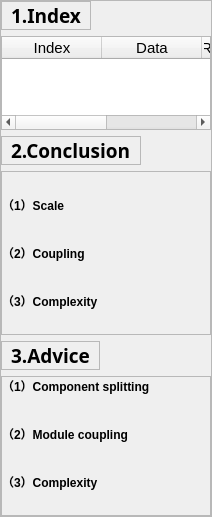
                              <widget class="QWidget" name="scrollAreaWidgetContents_11">
                               <property name="geometry">
                                <rect>
                                 <x>0</x>
                                 <y>0</y>
                                 <width>212</width>
                                 <height>517</height>
                                </rect>
                               </property>
                               <property name="sizePolicy">
                                <sizepolicy hsizetype="Preferred" vsizetype="Expanding">
                                 <horstretch>0</horstretch>
                                 <verstretch>10</verstretch>
                                </sizepolicy>
                               </property>
                               <layout class="QVBoxLayout" name="verticalLayout_61">
                                <property name="leftMargin">
                                 <number>0</number>
                                </property>
                                <property name="topMargin">
                                 <number>0</number>
                                </property>
                                <property name="rightMargin">
                                 <number>0</number>
                                </property>
                                <property name="bottomMargin">
                                 <number>0</number>
                                </property>
                                <item>
                                 <widget class="QFrame" name="frame_53">
                                  <property name="sizePolicy">
                                   <sizepolicy hsizetype="Preferred" vsizetype="Expanding">
                                    <horstretch>0</horstretch>
                                    <verstretch>18</verstretch>
                                   </sizepolicy>
                                  </property>
                                  <property name="frameShape">
                                   <enum>QFrame::StyledPanel</enum>
                                  </property>
                                  <property name="frameShadow">
                                   <enum>QFrame::Raised</enum>
                                  </property>
                                  <layout class="QVBoxLayout" name="verticalLayout_62">
                                   <property name="leftMargin">
                                    <number>0</number>
                                   </property>
                                   <property name="topMargin">
                                    <number>0</number>
                                   </property>
                                   <property name="rightMargin">
                                    <number>0</number>
                                   </property>
                                   <property name="bottomMargin">
                                    <number>0</number>
                                   </property>
                                   <item alignment="Qt::AlignLeft">
                                    <widget class="QFrame" name="frame_105">
                                     <property name="sizePolicy">
                                      <sizepolicy hsizetype="Preferred" vsizetype="Preferred">
                                       <horstretch>0</horstretch>
                                       <verstretch>0</verstretch>
                                      </sizepolicy>
                                     </property>
                                     <property name="frameShape">
                                      <enum>QFrame::StyledPanel</enum>
                                     </property>
                                     <property name="frameShadow">
                                      <enum>QFrame::Raised</enum>
                                     </property>
                                     <layout class="QHBoxLayout" name="horizontalLayout_92">
                                      <property name="topMargin">
                                       <number>0</number>
                                      </property>
                                      <property name="bottomMargin">
                                       <number>0</number>
                                      </property>
                                      <item alignment="Qt::AlignHCenter">
                                       <widget class="QLabel" name="label_52">
                                        <property name="font">
                                         <font>
                                          <family>黑体</family>
                                          <pointsize>14</pointsize>
                                          <weight>75</weight>
                                          <bold>true</bold>
                                         </font>
                                        </property>
                                        <property name="styleSheet">
                                         <string notr="true"/>
                                        </property>
                                        <property name="text">
                                         <string>1.Index</string>
                                        </property>
                                       </widget>
                                      </item>
                                     </layout>
                                    </widget>
                                   </item>
                                   <item>
                                    <widget class="QTableWidget" name="tableWidget_bc_report">
                                     <property name="sizePolicy">
                                      <sizepolicy hsizetype="Preferred" vsizetype="Preferred">
                                       <horstretch>0</horstretch>
                                       <verstretch>0</verstretch>
                                      </sizepolicy>
                                     </property>
                                     <property name="font">
                                      <font>
                                       <pointsize>11</pointsize>
                                      </font>
                                     </property>
                                     <property name="horizontalScrollBarPolicy">
                                      <enum>Qt::ScrollBarAsNeeded</enum>
                                     </property>
                                     <property name="autoScroll">
                                      <bool>true</bool>
                                     </property>
                                     <column>
                                      <property name="text">
                                       <string>Index</string>
                                      </property>
                                      <property name="font">
                                       <font>
                                        <pointsize>11</pointsize>
                                       </font>
                                      </property>
                                     </column>
                                     <column>
                                      <property name="text">
                                       <string>Data</string>
                                      </property>
                                      <property name="font">
                                       <font>
                                        <pointsize>11</pointsize>
                                       </font>
                                      </property>
                                     </column>
                                     <column>
                                      <property name="text">
                                       <string>Recommended</string>
                                      </property>
                                      <property name="font">
                                       <font>
                                        <pointsize>11</pointsize>
                                       </font>
                                      </property>
                                     </column>
                                     <column>
                                      <property name="text">
                                       <string>Description</string>
                                      </property>
                                      <property name="font">
                                       <font>
                                        <pointsize>11</pointsize>
                                       </font>
                                      </property>
                                     </column>
                                    </widget>
                                   </item>
                                   <item alignment="Qt::AlignLeft">
                                    <widget class="QFrame" name="frame_106">
                                     <property name="sizePolicy">
                                      <sizepolicy hsizetype="Preferred" vsizetype="Preferred">
                                       <horstretch>0</horstretch>
                                       <verstretch>0</verstretch>
                                      </sizepolicy>
                                     </property>
                                     <property name="frameShape">
                                      <enum>QFrame::StyledPanel</enum>
                                     </property>
                                     <property name="frameShadow">
                                      <enum>QFrame::Raised</enum>
                                     </property>
                                     <layout class="QHBoxLayout" name="horizontalLayout_93">
                                      <property name="topMargin">
                                       <number>0</number>
                                      </property>
                                      <property name="bottomMargin">
                                       <number>0</number>
                                      </property>
                                      <item alignment="Qt::AlignHCenter">
                                       <widget class="QLabel" name="label_69">
                                        <property name="font">
                                         <font>
                                          <family>黑体</family>
                                          <pointsize>14</pointsize>
                                          <weight>75</weight>
                                          <bold>true</bold>
                                         </font>
                                        </property>
                                        <property name="styleSheet">
                                         <string notr="true"/>
                                        </property>
                                        <property name="text">
                                         <string>2.Conclusion</string>
                                        </property>
                                       </widget>
                                      </item>
                                     </layout>
                                    </widget>
                                   </item>
                                   <item>
                                    <widget class="QFrame" name="frame_54">
                                     <property name="sizePolicy">
                                      <sizepolicy hsizetype="Preferred" vsizetype="Expanding">
                                       <horstretch>0</horstretch>
                                       <verstretch>0</verstretch>
                                      </sizepolicy>
                                     </property>
                                     <property name="frameShape">
                                      <enum>QFrame::StyledPanel</enum>
                                     </property>
                                     <property name="frameShadow">
                                      <enum>QFrame::Raised</enum>
                                     </property>
                                     <layout class="QVBoxLayout" name="verticalLayout_63">
                                      <property name="leftMargin">
                                       <number>0</number>
                                      </property>
                                      <property name="topMargin">
                                       <number>0</number>
                                      </property>
                                      <property name="rightMargin">
                                       <number>0</number>
                                      </property>
                                      <property name="bottomMargin">
                                       <number>0</number>
                                      </property>
                                      <item>
                                       <widget class="QLabel" name="label_report_bc_conclusion">
                                        <property name="font">
                                         <font>
                                          <family>微软雅黑</family>
                                          <pointsize>10</pointsize>
                                          <weight>50</weight>
                                          <bold>false</bold>
                                         </font>
                                        </property>
                                        <property name="text">
                                         <string/>
                                        </property>
                                       </widget>
                                      </item>
                                      <item>
                                       <widget class="QLabel" name="label_70">
                                        <property name="font">
                                         <font>
                                          <weight>75</weight>
                                          <bold>true</bold>
                                         </font>
                                        </property>
                                        <property name="text">
                                         <string>（1）Scale</string>
                                        </property>
                                       </widget>
                                      </item>
                                      <item>
                                       <widget class="QLabel" name="label_report_bc_conclusion_size">
                                        <property name="font">
                                         <font>
                                          <family>微软雅黑</family>
                                          <pointsize>10</pointsize>
                                          <weight>50</weight>
                                          <bold>false</bold>
                                         </font>
                                        </property>
                                        <property name="text">
                                         <string/>
                                        </property>
                                       </widget>
                                      </item>
                                      <item>
                                       <widget class="QLabel" name="label_71">
                                        <property name="font">
                                         <font>
                                          <weight>75</weight>
                                          <bold>true</bold>
                                         </font>
                                        </property>
                                        <property name="text">
                                         <string>（2）Coupling</string>
                                        </property>
                                       </widget>
                                      </item>
                                      <item>
                                       <widget class="QLabel" name="label_report_bc_conclusion_coupling">
                                        <property name="font">
                                         <font>
                                          <family>微软雅黑</family>
                                          <pointsize>10</pointsize>
                                          <weight>50</weight>
                                          <bold>false</bold>
                                         </font>
                                        </property>
                                        <property name="text">
                                         <string/>
                                        </property>
                                       </widget>
                                      </item>
                                      <item>
                                       <widget class="QLabel" name="label_72">
                                        <property name="font">
                                         <font>
                                          <weight>75</weight>
                                          <bold>true</bold>
                                         </font>
                                        </property>
                                        <property name="text">
                                         <string>（3）Complexity</string>
                                        </property>
                                       </widget>
                                      </item>
                                      <item>
                                       <widget class="QLabel" name="label_report_bc_conclusion_code">
                                        <property name="font">
                                         <font>
                                          <family>微软雅黑</family>
                                          <pointsize>10</pointsize>
                                          <weight>50</weight>
                                          <bold>false</bold>
                                         </font>
                                        </property>
                                        <property name="text">
                                         <string/>
                                        </property>
                                       </widget>
                                      </item>
                                     </layout>
                                    </widget>
                                   </item>
                                   <item alignment="Qt::AlignLeft">
                                    <widget class="QFrame" name="frame_107">
                                     <property name="sizePolicy">
                                      <sizepolicy hsizetype="Preferred" vsizetype="Preferred">
                                       <horstretch>0</horstretch>
                                       <verstretch>0</verstretch>
                                      </sizepolicy>
                                     </property>
                                     <property name="frameShape">
                                      <enum>QFrame::StyledPanel</enum>
                                     </property>
                                     <property name="frameShadow">
                                      <enum>QFrame::Raised</enum>
                                     </property>
                                     <layout class="QHBoxLayout" name="horizontalLayout_94">
                                      <property name="topMargin">
                                       <number>0</number>
                                      </property>
                                      <property name="bottomMargin">
                                       <number>0</number>
                                      </property>
                                      <item alignment="Qt::AlignHCenter">
                                       <widget class="QLabel" name="label_73">
                                        <property name="font">
                                         <font>
                                          <family>黑体</family>
                                          <pointsize>14</pointsize>
                                          <weight>75</weight>
                                          <bold>true</bold>
                                         </font>
                                        </property>
                                        <property name="styleSheet">
                                         <string notr="true"/>
                                        </property>
                                        <property name="text">
                                         <string>3.Advice</string>
                                        </property>
                                       </widget>
                                      </item>
                                     </layout>
                                    </widget>
                                   </item>
                                   <item>
                                    <widget class="QFrame" name="frame_55">
                                     <property name="frameShape">
                                      <enum>QFrame::StyledPanel</enum>
                                     </property>
                                     <property name="frameShadow">
                                      <enum>QFrame::Raised</enum>
                                     </property>
                                     <layout class="QVBoxLayout" name="verticalLayout_64">
                                      <property name="leftMargin">
                                       <number>0</number>
                                      </property>
                                      <property name="topMargin">
                                       <number>0</number>
                                      </property>
                                      <property name="rightMargin">
                                       <number>0</number>
                                      </property>
                                      <property name="bottomMargin">
                                       <number>0</number>
                                      </property>
                                      <item>
                                       <widget class="QLabel" name="label_74">
                                        <property name="font">
                                         <font>
                                          <weight>75</weight>
                                          <bold>true</bold>
                                         </font>
                                        </property>
                                        <property name="text">
                                         <string>（1）Component splitting</string>
                                        </property>
                                       </widget>
                                      </item>
                                      <item>
                                       <widget class="QLabel" name="label_report_bc_advice_size">
                                        <property name="font">
                                         <font>
                                          <family>微软雅黑</family>
                                          <pointsize>10</pointsize>
                                          <weight>50</weight>
                                          <bold>false</bold>
                                         </font>
                                        </property>
                                        <property name="text">
                                         <string/>
                                        </property>
                                       </widget>
                                      </item>
                                      <item>
                                       <widget class="QLabel" name="label_75">
                                        <property name="font">
                                         <font>
                                          <weight>75</weight>
                                          <bold>true</bold>
                                         </font>
                                        </property>
                                        <property name="text">
                                         <string>（2）Module coupling</string>
                                        </property>
                                       </widget>
                                      </item>
                                      <item>
                                       <widget class="QLabel" name="label_report_bc_advice_coupling">
                                        <property name="font">
                                         <font>
                                          <family>微软雅黑</family>
                                          <pointsize>10</pointsize>
                                          <weight>50</weight>
                                          <bold>false</bold>
                                         </font>
                                        </property>
                                        <property name="text">
                                         <string/>
                                        </property>
                                       </widget>
                                      </item>
                                      <item>
                                       <widget class="QLabel" name="label_76">
                                        <property name="font">
                                         <font>
                                          <weight>75</weight>
                                          <bold>true</bold>
                                         </font>
                                        </property>
                                        <property name="text">
                                         <string>（3）Complexity</string>
                                        </property>
                                       </widget>
                                      </item>
                                      <item>
                                       <widget class="QLabel" name="label_report_bc_advice_code">
                                        <property name="font">
                                         <font>
                                          <family>微软雅黑</family>
                                          <pointsize>10</pointsize>
                                          <weight>50</weight>
                                          <bold>false</bold>
                                         </font>
                                        </property>
                                        <property name="text">
                                         <string/>
                                        </property>
                                       </widget>
                                      </item>
                                     </layout>
                                    </widget>
                                   </item>
                                  </layout>
                                 </widget>
                                </item>
                               </layout>
                              </widget>
